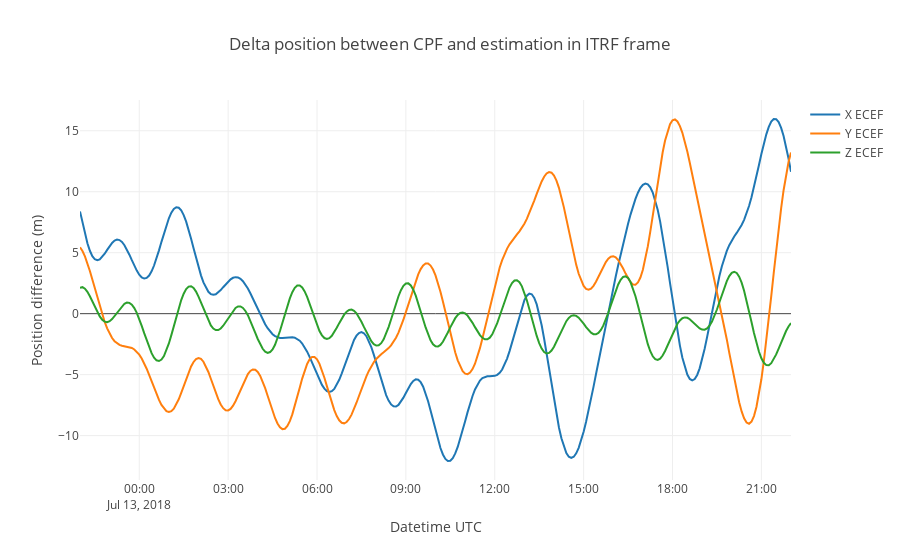

This figure's notebook cell:
### Markdown cell above
Plotting position difference

### Code cell
import plotly.graph_objs as go

traceX = go.Scatter(
    x = cpfDataFrame['x'].index,
    y = PV_ecef_df['x'] - cpfDataFrame['x'],
    mode='lines',
    name='X ECEF'
)

traceY = go.Scatter(
    x = cpfDataFrame['y'].index,
    y = PV_ecef_df['y'] - cpfDataFrame['y'],
    mode='lines',
    name='Y ECEF'
)

traceZ = go.Scatter(
    x = cpfDataFrame['z'].index,
    y = PV_ecef_df['z'] - cpfDataFrame['z'],
    mode='lines',
    name='Z ECEF'
)

data = [traceX, traceY, traceZ]

layout = go.Layout(
    title = 'Delta position between CPF and estimation in ITRF frame',
    xaxis = dict(
        title = 'Datetime UTC'
    ),
    yaxis = dict(
        title = 'Position difference (m)'
    )
)

fig = dict(data=data, layout=layout)

py.iplot(fig)

### Figure 1 — Plotly figure (JSON) as saved in the notebook; plotly's stock layout.template omitted (floating-point values rounded to 4 significant figures; data arrays with more than 128 entries replaced by an {"elided": "..."} marker saying what was removed)
{"data": [{"mode": "lines", "name": "X ECEF", "type": "scatter", "uid": "34c636ab-be3c-40e9-b992-7f6392a4efa0", "x": {"elided": "289 str values"}, "y": {"elided": "289 float values"}}, {"mode": "lines", "name": "Y ECEF", "type": "scatter", "uid": "98f6b62b-d9a7-4c1b-9e69-0e5c7d04a16f", "x": {"elided": "289 str values"}, "y": {"elided": "289 float values"}}, {"mode": "lines", "name": "Z ECEF", "type": "scatter", "uid": "0f79779d-57dd-4ab2-8c95-1bcd944f684c", "x": {"elided": "289 str values"}, "y": {"elided": "289 float values"}}], "layout": {"autosize": true, "title": {"text": "Delta position between CPF and estimation in ITRF frame"}, "xaxis": {"autorange": true, "range": ["2018-07-12 22:00", "2018-07-13 22:00"], "title": {"text": "Datetime UTC"}, "type": "date"}, "yaxis": {"autorange": true, "range": [-13.64, 17.52], "title": {"text": "Position difference (m)"}, "type": "linear"}}}
